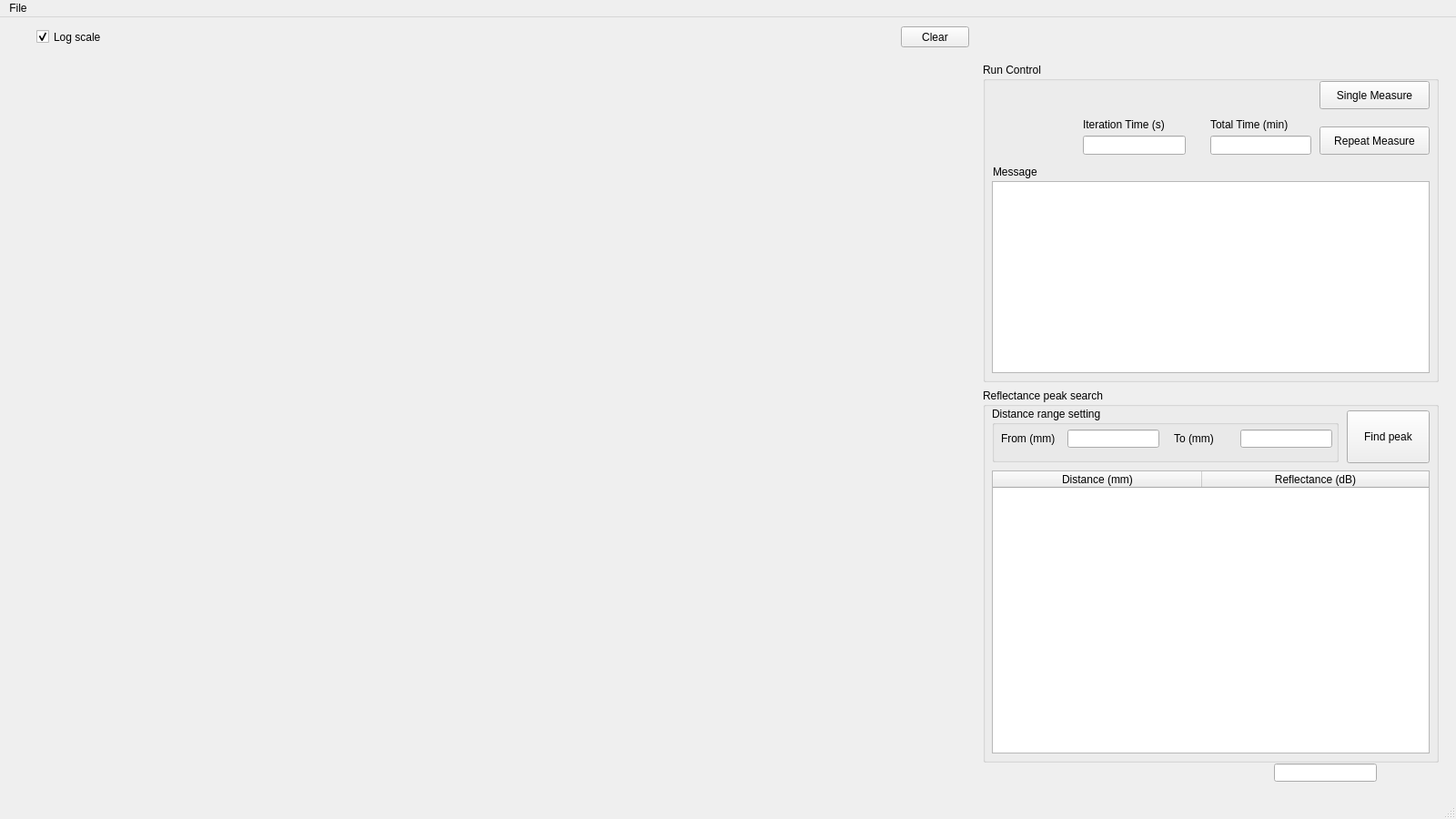
<?xml version="1.0" encoding="UTF-8"?>
<ui version="4.0">
 <class>MainWindow</class>
 <widget class="QMainWindow" name="MainWindow">
  <property name="windowModality">
   <enum>Qt::WindowModal</enum>
  </property>
  <property name="geometry">
   <rect>
    <x>0</x>
    <y>0</y>
    <width>1600</width>
    <height>900</height>
   </rect>
  </property>
  <property name="sizePolicy">
   <sizepolicy hsizetype="Preferred" vsizetype="Preferred">
    <horstretch>0</horstretch>
    <verstretch>0</verstretch>
   </sizepolicy>
  </property>
  <property name="minimumSize">
   <size>
    <width>1600</width>
    <height>900</height>
   </size>
  </property>
  <property name="maximumSize">
   <size>
    <width>1600</width>
    <height>900</height>
   </size>
  </property>
  <property name="windowTitle">
   <string>OFDR</string>
  </property>
  <widget class="QWidget" name="centralwidget">
   <widget class="PlotWidget" name="OFDR_plot" native="true">
    <property name="geometry">
     <rect>
      <x>40</x>
      <y>50</y>
      <width>1024</width>
      <height>768</height>
     </rect>
    </property>
    <property name="focusPolicy">
     <enum>Qt::ClickFocus</enum>
    </property>
   </widget>
   <widget class="QPushButton" name="ClearpushButton">
    <property name="geometry">
     <rect>
      <x>990</x>
      <y>10</y>
      <width>75</width>
      <height>23</height>
     </rect>
    </property>
    <property name="focusPolicy">
     <enum>Qt::ClickFocus</enum>
    </property>
    <property name="text">
     <string>Clear</string>
    </property>
   </widget>
   <widget class="QCheckBox" name="LogscalecheckBox">
    <property name="geometry">
     <rect>
      <x>40</x>
      <y>10</y>
      <width>101</width>
      <height>23</height>
     </rect>
    </property>
    <property name="focusPolicy">
     <enum>Qt::ClickFocus</enum>
    </property>
    <property name="text">
     <string>Log scale</string>
    </property>
    <property name="checked">
     <bool>true</bool>
    </property>
   </widget>
   <widget class="QLabel" name="filenamelabel">
    <property name="geometry">
     <rect>
      <x>40</x>
      <y>820</y>
      <width>1021</width>
      <height>23</height>
     </rect>
    </property>
    <property name="focusPolicy">
     <enum>Qt::ClickFocus</enum>
    </property>
    <property name="text">
     <string/>
    </property>
   </widget>
   <widget class="QGroupBox" name="ReflectancepeaksearchgroupBox">
    <property name="enabled">
     <bool>true</bool>
    </property>
    <property name="geometry">
     <rect>
      <x>1080</x>
      <y>408</y>
      <width>501</width>
      <height>411</height>
     </rect>
    </property>
    <property name="focusPolicy">
     <enum>Qt::ClickFocus</enum>
    </property>
    <property name="title">
     <string>Reflectance peak search</string>
    </property>
    <widget class="QTableWidget" name="LocalmaximumtableWidget">
     <property name="geometry">
      <rect>
       <x>10</x>
       <y>90</y>
       <width>481</width>
       <height>311</height>
      </rect>
     </property>
     <property name="focusPolicy">
      <enum>Qt::ClickFocus</enum>
     </property>
     <property name="sizeAdjustPolicy">
      <enum>QAbstractScrollArea::AdjustToContents</enum>
     </property>
     <property name="alternatingRowColors">
      <bool>false</bool>
     </property>
     <attribute name="horizontalHeaderCascadingSectionResizes">
      <bool>false</bool>
     </attribute>
     <attribute name="horizontalHeaderDefaultSectionSize">
      <number>230</number>
     </attribute>
     <attribute name="horizontalHeaderShowSortIndicator" stdset="0">
      <bool>true</bool>
     </attribute>
     <attribute name="horizontalHeaderStretchLastSection">
      <bool>true</bool>
     </attribute>
     <column>
      <property name="text">
       <string>Distance (mm)</string>
      </property>
     </column>
     <column>
      <property name="text">
       <string>Reflectance (dB)</string>
      </property>
     </column>
    </widget>
    <widget class="QPushButton" name="FindpeakpushButton">
     <property name="geometry">
      <rect>
       <x>400</x>
       <y>24</y>
       <width>91</width>
       <height>58</height>
      </rect>
     </property>
     <property name="focusPolicy">
      <enum>Qt::StrongFocus</enum>
     </property>
     <property name="text">
      <string>Find peak</string>
     </property>
    </widget>
    <widget class="QGroupBox" name="DistancerangesettinggroupBox">
     <property name="geometry">
      <rect>
       <x>10</x>
       <y>20</y>
       <width>381</width>
       <height>61</height>
      </rect>
     </property>
     <property name="focusPolicy">
      <enum>Qt::ClickFocus</enum>
     </property>
     <property name="title">
      <string>Distance range setting</string>
     </property>
     <widget class="QLabel" name="DistanceFromlabel">
      <property name="geometry">
       <rect>
        <x>10</x>
        <y>25</y>
        <width>71</width>
        <height>20</height>
       </rect>
      </property>
      <property name="focusPolicy">
       <enum>Qt::ClickFocus</enum>
      </property>
      <property name="toolTip">
       <string>&lt;html&gt;&lt;head/&gt;&lt;body&gt;&lt;p&gt;Blank means search from 0 mm&lt;/p&gt;&lt;/body&gt;&lt;/html&gt;</string>
      </property>
      <property name="text">
       <string>From (mm)</string>
      </property>
     </widget>
     <widget class="QLabel" name="DistanceTolabel">
      <property name="geometry">
       <rect>
        <x>200</x>
        <y>25</y>
        <width>71</width>
        <height>20</height>
       </rect>
      </property>
      <property name="focusPolicy">
       <enum>Qt::ClickFocus</enum>
      </property>
      <property name="toolTip">
       <string>&lt;html&gt;&lt;head/&gt;&lt;body&gt;&lt;p&gt;Blank means search to 5000 mm (maximum).&lt;/p&gt;&lt;/body&gt;&lt;/html&gt;</string>
      </property>
      <property name="text">
       <string>To (mm)</string>
      </property>
     </widget>
     <widget class="QLineEdit" name="DistanceFromlineEdit">
      <property name="geometry">
       <rect>
        <x>83</x>
        <y>25</y>
        <width>101</width>
        <height>20</height>
       </rect>
      </property>
      <property name="focusPolicy">
       <enum>Qt::StrongFocus</enum>
      </property>
     </widget>
     <widget class="QLineEdit" name="DistanceTolineEdit">
      <property name="geometry">
       <rect>
        <x>273</x>
        <y>25</y>
        <width>101</width>
        <height>20</height>
       </rect>
      </property>
      <property name="focusPolicy">
       <enum>Qt::StrongFocus</enum>
      </property>
     </widget>
    </widget>
   </widget>
   <widget class="QGroupBox" name="RunControlgroupBox">
    <property name="geometry">
     <rect>
      <x>1080</x>
      <y>50</y>
      <width>501</width>
      <height>351</height>
     </rect>
    </property>
    <property name="focusPolicy">
     <enum>Qt::ClickFocus</enum>
    </property>
    <property name="title">
     <string>Run Control</string>
    </property>
    <widget class="QPlainTextEdit" name="RunMessageplainTextEdit">
     <property name="geometry">
      <rect>
       <x>10</x>
       <y>130</y>
       <width>481</width>
       <height>211</height>
      </rect>
     </property>
     <property name="focusPolicy">
      <enum>Qt::ClickFocus</enum>
     </property>
     <property name="plainText">
      <string/>
     </property>
    </widget>
    <widget class="QLabel" name="RunMessagelabel">
     <property name="geometry">
      <rect>
       <x>11</x>
       <y>110</y>
       <width>56</width>
       <height>20</height>
      </rect>
     </property>
     <property name="focusPolicy">
      <enum>Qt::ClickFocus</enum>
     </property>
     <property name="text">
      <string>Message</string>
     </property>
    </widget>
    <widget class="QPushButton" name="AutoMeasurepushButton">
     <property name="enabled">
      <bool>true</bool>
     </property>
     <property name="geometry">
      <rect>
       <x>370</x>
       <y>20</y>
       <width>121</width>
       <height>31</height>
      </rect>
     </property>
     <property name="focusPolicy">
      <enum>Qt::StrongFocus</enum>
     </property>
     <property name="text">
      <string>Single Measure</string>
     </property>
    </widget>
    <widget class="QPushButton" name="RepeatMeasurepushButton">
     <property name="enabled">
      <bool>true</bool>
     </property>
     <property name="geometry">
      <rect>
       <x>370</x>
       <y>70</y>
       <width>121</width>
       <height>31</height>
      </rect>
     </property>
     <property name="focusPolicy">
      <enum>Qt::StrongFocus</enum>
     </property>
     <property name="text">
      <string>Repeat Measure</string>
     </property>
    </widget>
    <widget class="QLineEdit" name="TotalTimeText">
     <property name="geometry">
      <rect>
       <x>250</x>
       <y>80</y>
       <width>111</width>
       <height>21</height>
      </rect>
     </property>
    </widget>
    <widget class="QLineEdit" name="IterationTimeText">
     <property name="geometry">
      <rect>
       <x>110</x>
       <y>80</y>
       <width>113</width>
       <height>21</height>
      </rect>
     </property>
    </widget>
    <widget class="QLabel" name="IterationTime">
     <property name="geometry">
      <rect>
       <x>110</x>
       <y>60</y>
       <width>101</width>
       <height>16</height>
      </rect>
     </property>
     <property name="text">
      <string>Iteration Time (s)</string>
     </property>
    </widget>
    <widget class="QLabel" name="TotalTime">
     <property name="geometry">
      <rect>
       <x>250</x>
       <y>60</y>
       <width>101</width>
       <height>16</height>
      </rect>
     </property>
     <property name="text">
      <string>Total Time (min)</string>
     </property>
    </widget>
   </widget>
   <widget class="QLineEdit" name="lineEdit">
    <property name="geometry">
     <rect>
      <x>1400</x>
      <y>820</y>
      <width>113</width>
      <height>20</height>
     </rect>
    </property>
   </widget>
  </widget>
  <widget class="QMenuBar" name="menubar">
   <property name="geometry">
    <rect>
     <x>0</x>
     <y>0</y>
     <width>1600</width>
     <height>21</height>
    </rect>
   </property>
   <widget class="QMenu" name="menuFile">
    <property name="title">
     <string>File</string>
    </property>
    <addaction name="separator"/>
    <addaction name="separator"/>
    <addaction name="actionquit"/>
   </widget>
   <addaction name="menuFile"/>
  </widget>
  <widget class="QStatusBar" name="statusbar"/>
  <action name="actionOpen_data_file">
   <property name="text">
    <string>Open data file (*.csv)</string>
   </property>
  </action>
  <action name="actionquit">
   <property name="text">
    <string>Exit</string>
   </property>
  </action>
  <action name="actionTLS_8164Awindow">
   <property name="text">
    <string>TLS 8164A</string>
   </property>
  </action>
  <action name="actionRazor_express">
   <property name="text">
    <string>Razor express</string>
   </property>
  </action>
  <action name="actionSave_OFDR_data_file">
   <property name="text">
    <string>Save OFDR data file</string>
   </property>
  </action>
  <action name="actionOpen_OFDR_data_file">
   <property name="text">
    <string>Open OFDR data file</string>
   </property>
  </action>
 </widget>
 <customwidgets>
  <customwidget>
   <class>PlotWidget</class>
   <extends>QWidget</extends>
   <header>pyqtgraph</header>
   <container>1</container>
  </customwidget>
 </customwidgets>
 <tabstops>
  <tabstop>AutoMeasurepushButton</tabstop>
  <tabstop>IterationTimeText</tabstop>
  <tabstop>TotalTimeText</tabstop>
  <tabstop>RepeatMeasurepushButton</tabstop>
  <tabstop>DistanceFromlineEdit</tabstop>
  <tabstop>DistanceTolineEdit</tabstop>
  <tabstop>FindpeakpushButton</tabstop>
  <tabstop>lineEdit</tabstop>
 </tabstops>
 <resources/>
 <connections>
  <connection>
   <sender>ClearpushButton</sender>
   <signal>clicked()</signal>
   <receiver>MainWindow</receiver>
   <slot>ClearButtonClicked()</slot>
   <hints>
    <hint type="sourcelabel">
     <x>990</x>
     <y>53</y>
    </hint>
    <hint type="destinationlabel">
     <x>374</x>
     <y>61</y>
    </hint>
   </hints>
  </connection>
  <connection>
   <sender>LogscalecheckBox</sender>
   <signal>clicked()</signal>
   <receiver>MainWindow</receiver>
   <slot>plot_processed_data()</slot>
   <hints>
    <hint type="sourcelabel">
     <x>81</x>
     <y>43</y>
    </hint>
    <hint type="destinationlabel">
     <x>92</x>
     <y>63</y>
    </hint>
   </hints>
  </connection>
  <connection>
   <sender>AutoMeasurepushButton</sender>
   <signal>clicked()</signal>
   <receiver>MainWindow</receiver>
   <slot>AutoMeasureButtonClicked()</slot>
   <hints>
    <hint type="sourcelabel">
     <x>1554</x>
     <y>101</y>
    </hint>
    <hint type="destinationlabel">
     <x>1595</x>
     <y>105</y>
    </hint>
   </hints>
  </connection>
  <connection>
   <sender>RepeatMeasurepushButton</sender>
   <signal>clicked()</signal>
   <receiver>MainWindow</receiver>
   <slot>RepeatMeasureButtonClicked()</slot>
   <hints>
    <hint type="sourcelabel">
     <x>1495</x>
     <y>159</y>
    </hint>
    <hint type="destinationlabel">
     <x>1596</x>
     <y>154</y>
    </hint>
   </hints>
  </connection>
 </connections>
 <slots>
  <slot>testButtonClicked()</slot>
  <slot>Open_data_file()</slot>
  <slot>ClearButtonClicked()</slot>
  <slot>test2ButtonClicked()</slot>
  <slot>plot_processed_data()</slot>
  <slot>FindpeakButtonClicked()</slot>
  <slot>AutoMeasureButtonClicked()</slot>
  <slot>Connection_TLS_8164_Clicked()</slot>
  <slot>Connection_Razor_express_Clicked()</slot>
  <slot>Save_OFDR_data_file()</slot>
  <slot>Open_OFDR_data_file()</slot>
  <slot>RepeatMeasureButtonClicked()</slot>
 </slots>
</ui>
